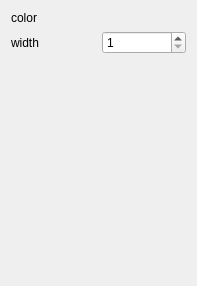
<?xml version="1.0" encoding="UTF-8"?>
<ui version="4.0">
 <class>VELineSettings</class>
 <widget class="QWidget" name="VELineSettings">
  <property name="geometry">
   <rect>
    <x>0</x>
    <y>0</y>
    <width>197</width>
    <height>286</height>
   </rect>
  </property>
  <property name="windowTitle">
   <string>Form</string>
  </property>
  <layout class="QGridLayout" name="gridLayout">
   <item row="1" column="0">
    <widget class="QLabel" name="label_2">
     <property name="text">
      <string>width</string>
     </property>
    </widget>
   </item>
   <item row="0" column="0">
    <widget class="QLabel" name="label">
     <property name="text">
      <string>color</string>
     </property>
    </widget>
   </item>
   <item row="0" column="1">
    <widget class="ColorLabel" name="lineColor">
     <property name="text">
      <string/>
     </property>
    </widget>
   </item>
   <item row="2" column="0" colspan="2">
    <spacer name="verticalSpacer">
     <property name="orientation">
      <enum>Qt::Vertical</enum>
     </property>
     <property name="sizeHint" stdset="0">
      <size>
       <width>20</width>
       <height>40</height>
      </size>
     </property>
    </spacer>
   </item>
   <item row="1" column="1">
    <widget class="QSpinBox" name="lineWidth">
     <property name="minimum">
      <number>1</number>
     </property>
     <property name="maximum">
      <number>200</number>
     </property>
     <property name="value">
      <number>1</number>
     </property>
    </widget>
   </item>
  </layout>
 </widget>
 <customwidgets>
  <customwidget>
   <class>ColorLabel</class>
   <extends>QLabel</extends>
   <header>colorlabel.h</header>
  </customwidget>
 </customwidgets>
 <resources/>
 <connections/>
</ui>
